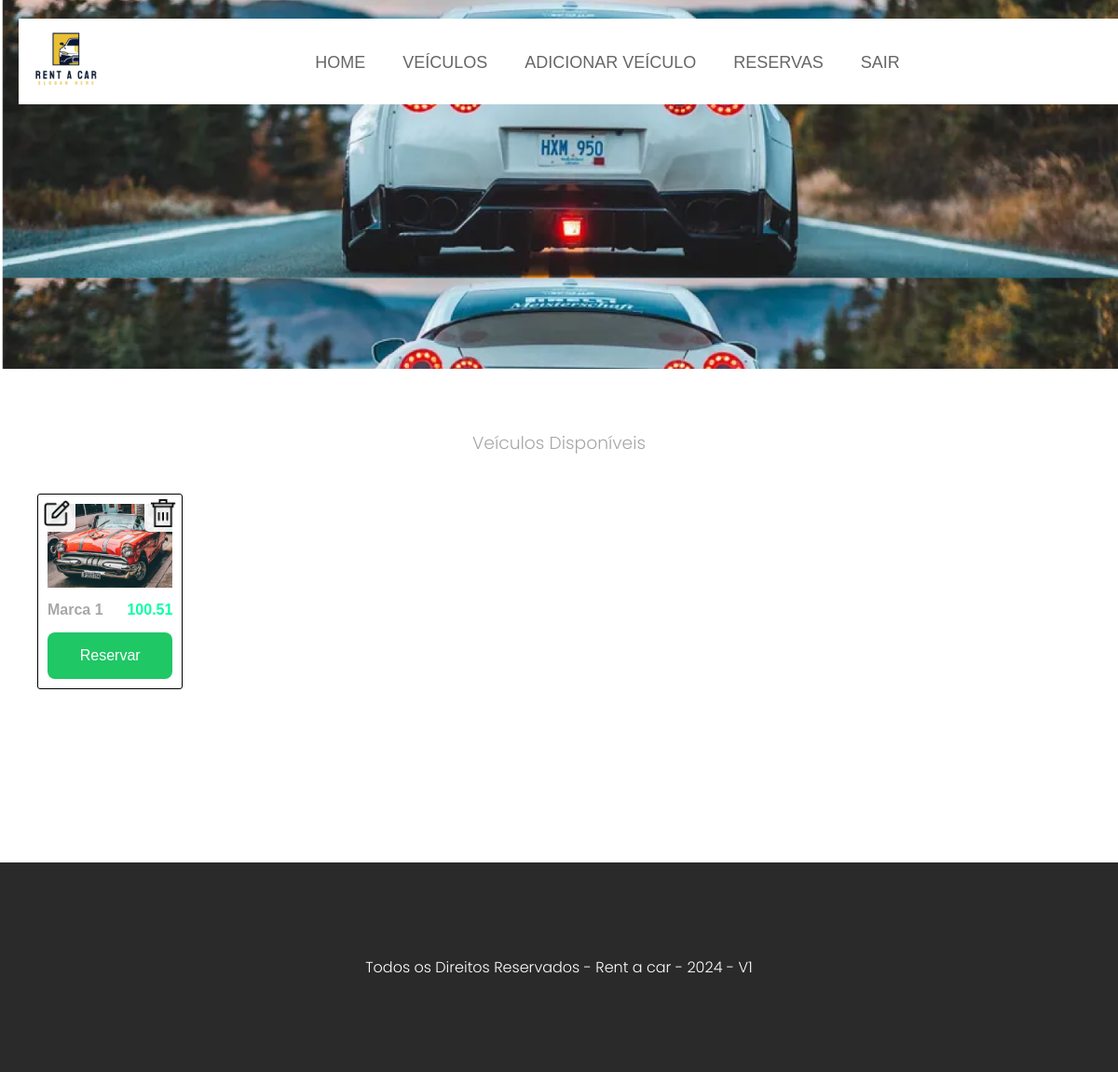
Page /veiculo/ (signed in) on the committed database.
### app/models.py (models this page shows, shortened)
class Veiculo(db.Model):
    __tablename__ = 'veiculos'
    id_veiculo = db.Column(db.Integer, primary_key=True)
    marca = db.Column(db.String(50), nullable=False)
    modelo = db.Column(db.String(100), nullable=False)
    placa = db.Column(db.String(20), nullable=False, unique=True)
    categoria = db.Column(db.String(50), nullable=False)
    ano = db.Column(db.Integer, nullable=False)
    precoDia = db.Column(db.Float, nullable=False)
    imagem = db.Column(db.Text, nullable=False)
    disponibilidade = db.Column(db.String(20), nullable=False)

### app/routes/veiculo.py (the view)
@veiculo_bp.route('/')
def index():
    veiculos = Veiculo.query.all()
    return render_template('veiculos/cards_veiculos.html', veiculos=veiculos)

### app/routes/veiculo.py (called while the page is built)
@veiculo_bp.before_request
def loginAuth():
    if not AuthMiddleware.is_logged():
        return redirect(url_for('user.login'))

### app/templates/veiculos/cards_veiculos.html
{% extends './base.html' %}
{% block content %}
{% include 'navbar.html' %}
<section id="content">
    <main id="main">
        <section id="Veiculos">
            <h1>Veículos Disponíveis</h1>
            <div class="listaVeiculos">
                {% for veiculo in veiculos %}
                    <div class="blocosVeiculos">
                        <img src="{{url_for('static', filename='carImages/')}}{{veiculo.imagem}}">
                        <div class="legenda">
                            <span class="nome">{{veiculo.marca}}</span>
                            <span class="preco">{{veiculo.precoDia}}</span>
                        </div>
                            <a class="btn-reservar" href="{{url_for('reserva.form', id=veiculo.id_veiculo)}}">Reservar</a>
                        {% if session['tipo'] == 'funcionario' %}
                            <div class="actions-group">
                                <a href="{{url_for('veiculo.editar_veiculo', id=veiculo.id_veiculo)}}"><img src="{{url_for('static', filename='imagens/edit.png')}}" alt="Botão editar"></a>
                                <a href="{{url_for('veiculo.deletar', id=veiculo.id_veiculo)}}"><img src="{{url_for('static', filename='imagens/trash.png')}}" alt="Botão editar"></a>
                            </div>
                        {% endif %}
                    </div>
                {% endfor %}
            </div>
        </section>
    </main>
</section>
{% endblock %}

### app/static/css/app.css (style rules this page uses)
* { margin: 0; padding: 0; font-family: Verdana, Geneva, Tahoma, sans-serif; }
:root { --verde: #07ffa6; --preto: #2a2a2a; --amarelo: #e9c035; --corTexto: #3a3a3a; --corNome: #a7a7a7; }
body, html { background-color: #fff !important; height: 100vh; }
#content { padding: 65px 40px; min-height: 50%; background-repeat: no-repeat; background-position: 0 0; }
#main { background-repeat: no-repeat; background-position: bottom left; }
#Veiculos h1 { color: var(--corNome); width: 100%; text-align: center; font-weight: 100; margin-bottom: 40px; font-family: "Poppins", sans-serif; font-weight: 300; font-style: normal; }
.listaVeiculos { display: flex; flex-direction: row; gap: 20px; flex-wrap: wrap; }
.blocosVeiculos { display: flex; flex-direction: column; padding: 10px; border: 1px solid #000; border-radius: 3px; width: 12%; position: relative; }
.legenda { display: flex; flex-direction: row; justify-content: space-between; margin-top: 15px; margin-bottom: 15px; }
.blocosVeiculos .preco { color: var(--verde); font-weight: 700; }
.blocosVeiculos .nome { color: var(--corNome); font-weight: 700; }
.actions-group { position:absolute; top: 0; left: 0; width: 100%; display: flex; justify-content: space-between; }
.actions-group a img { width: 30px; height: 30px; background-color: rgba(255, 255, 255, 0.9); padding: 5px; border-radius: 5px; }
.btn-reservar { background-color: #1fc765; color: #fff; padding: 1rem; border: 0; border-radius: 8px; cursor: pointer; text-decoration: none; text-align: center; }

### rows in the picture
Veiculo: imagem (picture), marca "Marca 1", precoDia "100.51"
